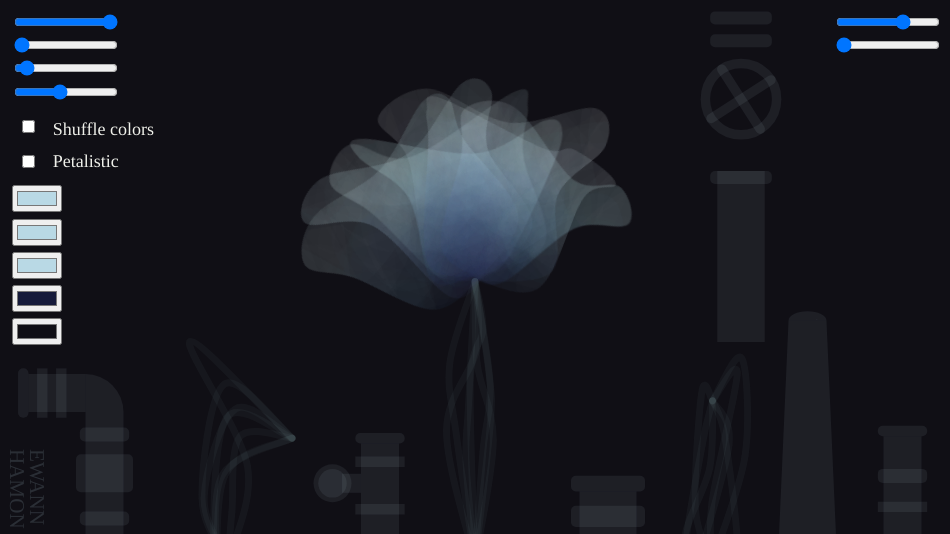
Frame 1 (no input)
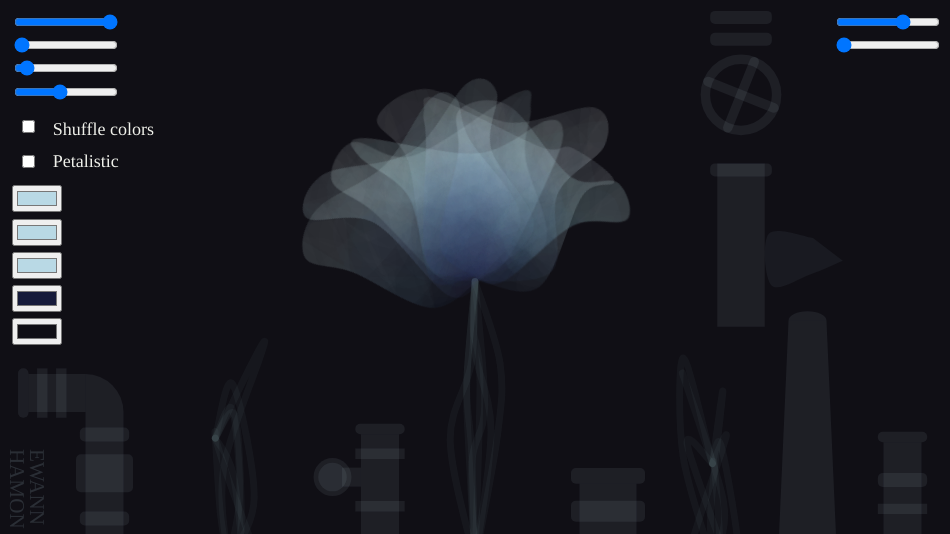
Frame 60 (no input)
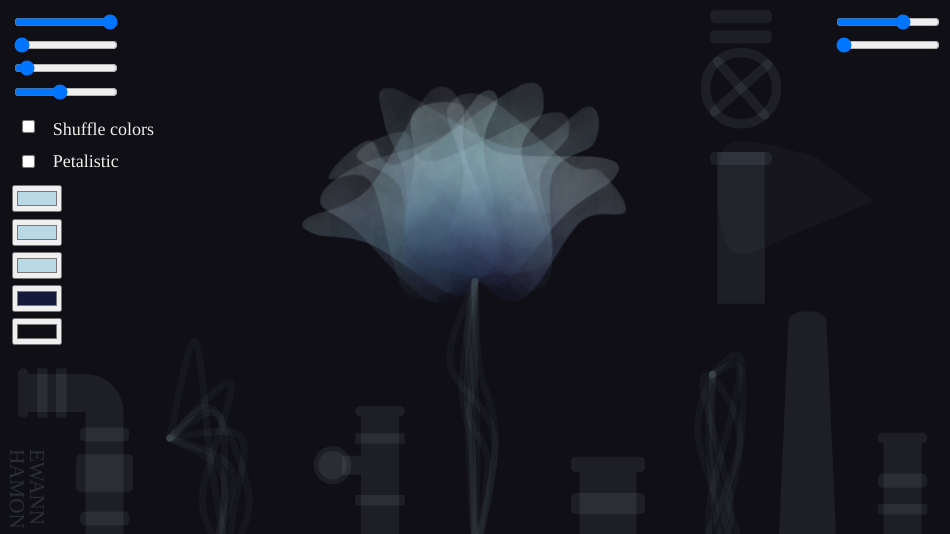
Frame 120 (the mouse pressed at the canvas centre since frame 60)

The p5.js sketch that drew these frames (run headless with seeded random() and noise() and a simulated clock; from frame 60 on, the mouse is pressed at the canvas centre):

// p5.js sketch
// ── sketch.js
// Define my constants
const screen_width = 950
const screen_height = screen_width*9/16
const default_minimum_opacity = 0;
const default_maximum_opacity = 3;
const default_petals_count = 7; 
const default_spots_count = 10;

// Declare my mains varialbes
var colors;
var shades_mask;
var petal_mask; 
var shape_image;
var petal_image;
var time=0;


function setup() {
  // Create all the canvas
  pixelDensity(1)
  createCanvas(screen_width, screen_height);
  shades_mask = createGraphics(screen_width, screen_height);
  petal_mask = createGraphics(screen_width,screen_height)
  shades_mask.noStroke();
  
  // Set up the UX elements -> sliders, fonts, colors
  setUpUx()
  
  // Create my main flower
  hyacinthisie = new Flower(screen_width/2,screen_height/2,petals_count_slider.value() );
  hyacinthisie.flourish()
}

function draw() {
  // Clear the background
  background(color_picker_bg.color());
  
  // Draw my texts
  displayTexts()
  
  // Display the flower, and its context
  hyacinthisie.draw(eye_checkbox.checked())
  
  time += 0.1;
}

function update(){
  hyacinthisie.resetAngle()
  for (let i=0;i<hyacinthisie.petals_count;i+=1){
    hyacinthisie.petals[i].update()
  }
}

// ── bucolicus.js
///--- Petal generation ---///

function dyePetal(h){
  //=- Draw spots "mini petals" on a big petal -=//
  // Use interpolated colors, and assign random
  // locations to the spots. Furthermore, create each
  // spot with random shape (random points bound by cubic curves)
  
  // Defining my variables
  let length; // Radii of the spots
  let sides = 5; // Amount of sides of the spots
  
  let splash_color; // Bilinearly interpolated color of the spots
  
  let strength; // Iterations of applying spots
  let nx = spots_count_slider.value() // Amount of spots per petal on x axis
  let ny = spots_count_slider.value() // Amount of spots per petal on y axis
  
  shades_mask.clear()
  
  ///--- Apply the spots ---///
  
  // Loop on each x and y coordinate of the grid, draw nx*ny spots on the petal
  for (let x=h/nx;x<=2*h;x+=2*h/nx){
  for (let y=h/(2*nx);y<=h;y+=h/ny){
      
  // Get bilinear interpolation, and shuffle the corner colors if the box is checked
  splash_color = shuffle_checkbox.checked() ? bilinearInterpolation(...rotateMatrix(x,y,h,0,2*h,h/2 ),colors[int(random(0,4))],colors[int(random(0,4))],colors[int(random(0,4))],colors[int(random(0,4))]) : bilinearInterpolation(...rotateMatrix(x,y,h,0,2*h,h/2 ),...colors)
  shades_mask.fill(splash_color)
    
  // Determine the strength of the specific spot 
  strength = int(random(0,strength_slider.value()))
  
  
  
  
  // Create a spot, "strength" times on the location
  for (let d=0;d<=strength;d+=1){
  
  // Begin the shape determination of a single spot
  shades_mask.beginShape();
    
  for (let s=0;s<=sides;s+=1){
    
  length = random(h*nx/30,h*nx/15); // random length
  
  // Basically determines a polygon, with slight random variations on the angle or the length
  shades_mask.curveVertex(x+length*random(-0.1,0.1)+length*cos(2*s*PI/sides),
                          y+length*random(-0.1,0.1)+length*sin(2*s*PI/sides));
  }
  
  // End the shape 
  shades_mask.curveVertex(x+length*random(-0.1,0.1)+length*cos(2*0*PI/sides),
                          y+length*random(-0.1,0.1)+length*sin(2*0*PI/sides));
  
  shades_mask.endShape()
  }
    
  
  }}
}

function sculptPetal(h){
  //=- Create the shape of a petal -=//
  
  // Get a random width for the petal
  var w = random(0.55,0.65)*h;
  
  // Prepare the mask
  petal_mask.clear()
  petal_mask.fill(255,0,0,255)
  
  petal_mask.beginShape()
  
  // Very bottom of the petal
  petal_mask.curveVertex(h,h)
  petal_mask.curveVertex(h,h)
  
  // Right side fluctuations
  petal_mask.curveVertex(h+w*random(0.3,0.7),h-h*random(0,0.1))
  petal_mask.curveVertex(h+w*random(0.5,0.9),h-h*random(0.5,0.7))
  
  // Top right corner
  petal_mask.curveVertex(h+w,h*0.2)
  
  // Center fluctuations
  petal_mask.curveVertex(h+w*random(0.5,1),h-h*random(0.85,1))
  petal_mask.curveVertex(h+w*random(-0.4,0.4),h-h*random(0.7,0.9))
  petal_mask.curveVertex(h-w*random(0.5,1),h-h*random(0.85,1))
  
  // Top left corner
  petal_mask.curveVertex(h-w,h*0.2)
  
  // Left side fluctuations
  petal_mask.curveVertex(h-w*random(0.5,0.9),h-h*random(0.5,0.7))
  petal_mask.curveVertex(h-w*random(0.3,0.7),h-h*random(0,0.1))
  
  // Back to very bottom
  petal_mask.vertex(h,h)
  petal_mask.vertex(h,h)
  petal_mask.endShape()
  

}
 
function bloomPetal(h){
    // Crop into the shades mask, based on petal_mask
    // And get an image from it 
    
    // Extract an image from the shades canva
    petal_image =  shades_mask.get(0,0,h*2,h*1.5)
    // Extract an image from the shape canva
    shape_image = petal_mask.get(0,0,h*2,h*1.5 )
    // Crop
    petal_image.mask(shape_image)
    return petal_image
}

///--- Decor generation ---///

function factory(x,y,w){
  //=- Draw the flue-gas stack -=//
  
  fill(red(colors[0]),green(colors[0]),blue(colors[0]),20)
  noStroke()
  
  // Main shape, a trapeze
  quad(
    x-w,y,
    x-1.5*w,screen_height,
    x+1.5*w,screen_height,
    x+w,y
  )
  
  // 3D effect on the very top
  arc(x,y,2*w,w,PI,0)
}

function pipe(x,y,w,state){
  //=- Draw several pipes -=//
  
  fill(red(colors[0]),green(colors[0]),blue(colors[0]),20)
  noStroke()
  
  // Draw the pipe itself
  rect(
    x-w,y,
    2*w,screen_height-y
  )
  
  // Draw the pipe head
  rect(
    x-w*1.3,y-0.55*w,
    2*w*1.3,0.55*w,
    5,5,5,5
  )
  
  // For pipes 0 to 1, draw a male union
  if (state <2){
      rect(
      x-w*1.3,y+1/3*(screen_height-y),
      2*w*1.3,0.74*w,
      5,5,5,5
      )
  }
  
  // For pipes 0 and 2 draw an other male union
  if (state!=1){
      rect(
      x-w*1.3,y+2/3*(screen_height-y),
      2*w*1.3,0.55*w
      )
  }
  
  // For pipes 2, draw a manometer
  if (state==2){
      // Piece of metal to join manometer to the pipe
      rect(
      x-2*w,y+1/3*(screen_height-y),
      w,w
      )
      
      // Draw inner circle of the manometer
      circle(x-2.5*w,y+1/3*(screen_height-y)+w/2,w*2)
      // Draw outer circle of the manometer
      circle(x-2.5*w,y+1/3*(screen_height-y)+w/2,w*1.5)
  
      // An other male union
      rect(
      x-w*1.3,y+1/7*(screen_height-y),
      2*w*1.3,0.55*w)
      }
}

function faucetted_pipe(x,y,w,angle){
  fill(red(colors[0]),green(colors[0]),blue(colors[0]),20)
  noStroke()
  
  // Main part of the pipe
  rect(
    x-w,y,
    2*w,-y
  )
  
  // Pipe head
  rect(
    x-w*1.3,y,
    2*w*1.3,0.55*w,
    5,5,5,5
  )
  
  // Pipe male unions
  rect(
    x-w*1.3,y/5,
    2*w*1.3,0.55*w,
    5,5,5,5
  )
  rect(
    x-w*1.3,y/15,
    2*w*1.3,0.55*w,
    5,5,5,5
  )
  
  //=- Draw the rotating valve -=// 
  stroke(red(colors[0]),green(colors[0]),blue(colors[0]),20)
  strokeWeight(w*0.4);
  noFill()
  
  // Set the diameter of the valve to three time the width of the pipe
  var d = w*3;
  
  ellipse(x, y*0.58,d,d );
  
  // Draw the cross axis, rotating in respect of time
  line(x+cos(angle)*d/2,y*0.58+sin(angle)*d/2,
       x+cos(angle+PI)*d/2,y*0.58+sin(angle+PI)*d/2)
  line(x+cos(angle+PI/2)*d/2,y*0.58+sin(angle+PI/2)*d/2,
       x+cos(angle+3*PI/2)*d/2,y*0.58+sin(angle+3*PI/2)*d/2)
}

function brocken_pipe(x,y,w){
  fill(red(colors[0]),green(colors[0]),blue(colors[0]),20)
  noStroke()
  
  // Vertical main part
  rect(
    x-w,y+2*w,
    2*w,screen_height-y
  )
  
  // 90° elbow
  arc(x-w,y+2*w,w*4,w*4,-PI/2,0)
  

  // Horizontal main part
  rect(
    x-w*4,y,
    3*w,2*w
  )
  
  // First and little vertical male union
  rect(
    x-w*1.3,y+1/3*(screen_height-y),
    2*w*1.3,0.74*w,
    5,5,5,5
  )
  // Middle and huge vertical male union
  rect(
    x-w*1.5,y+1/2*(screen_height-y),
    2*w*1.5,2*w,
    5,5,5,5
  )
  // Last and little vertical male union
  rect(
    x-w*1.3,y+6/7*(screen_height-y),
    2*w*1.3,0.74*w,
    5,5,5,5
  )
  
  // Horizontal pipe head
  rect(x-w*4.55,y-0.3*w,
       w*0.55,2.6*w,
       5,5,5,5
      )
  
  // Horizontals pipe male unions
  rect(x-w*3.55,y-0.3*w,
       w*0.55,2.6*w

      )
  rect(x-w*2.55,y-0.3*w,
       w*0.55,2.6*w

      )
}

///--- Classes ---///

class Cloud{
  constructor(x,y){
    // Current position of the cloud
    this.x = x;
    this.y = y;
    // Spawning position of the cloud
    this.initial_x = x;
    this.initial_y = y;
    // Size of the cloud
    this.scaling = 0;
    
    // Relative to the shape
    this.sides = 5;
    this.lengths = [];
    for(let s=0;s<this.sides;s++){
      this.lengths.push(random(20,80));
    }
  }
  
  update(){
    // Make the cloud bigger
    this.scaling += 0.01;
    
    // Make it go up
    this.y -= 1
    // Jiggle wiggle 
    this.x = this.initial_x + screen_width*0.01*cos(time*0.3)
    
    // Catch it if it is too high 
    if (this.y < 0){
      this.x = this.initial_x;
      this.y = this.initial_y;
      this.scaling = 0;
    }
  }
  
  draw(){
    // Set its color as the common one 
    noStroke()
    fill(red(colors[0]),green(colors[0]),blue(colors[0]),max(0,20-this.scaling*10))
    
    // Create its shape
    beginShape()
    
    // Anchor point
    curveVertex(this.x+this.scaling*this.lengths[0]*cos(2*0*PI/this.sides),
                this.y+this.scaling*this.lengths[0]*sin(2*0*PI/this.sides));
    
    // Polygon slightly randomised, curved by the cubic curves
    for (let s=0;s<this.sides;s++){
    curveVertex(this.x+this.scaling*this.lengths[s]*cos(2*s*PI/this.sides),
                this.y+this.scaling*this.lengths[s]*sin(2*s*PI/this.sides));
    }
    
    // Anchor point
    curveVertex(this.x+this.scaling*this.lengths[this.sides-1]*cos(2*(this.sides-1)*PI/this.sides),
                this.y+this.scaling*this.lengths[this.sides-1]*sin(2*(this.sides-1)*PI/this.sides));

    endShape()  
  }
}

class Petal{
  constructor(h){
    // Height of the petal
    this.h = h;
    // Orientation of the petal
    this.offset = random(-PI/20,PI/25)
    // Generate itself
    this.update()
   
  }
  update(){
    // Define the shape
    sculptPetal(this.h)
    // Apply the colors
    dyePetal(this.h)
    // Get the image
    this.raw_image = bloomPetal(this.h)
  }
}

class Flower{
  constructor(x,y,p_count){
    // Position of the flower
    this.x = x 
    this.y = y
    // Openness of the flower
    this.blossomness = 4
    // Spreadness of the flower
    this.excentricity = 35
    
    this.angle_offset = random(0,2*PI)
    this.petals_count = p_count;
    this.size_range = [0.1714*screen_width,0.2*screen_width];
    
    this.createContext()
  }
  flourish(){
    // Create the petals 
    this.petals = [];
    // Append a newly born petal to the list
    for (let i=0;i<this.petals_count;i+=1){
      this.petals.push(new Petal(random(...this.size_range)))
    }
  }
  stemish(){
    // Generate random parameters for the stems
    let stemish_list = [];
    for (let i=0;i<this.stems_count;i++){
      stemish_list.push(
      [random(0.5,0.8), // first node speed
       random(0.5,0.8), // second node speed 
       random(0,2*PI), // first node time offset 
       random(0,2*PI), // second node time offset
       random(50,150), // first node y offset
       random(50,100), // second node y offset 
       random(-40,40), // first node x offset 
       random(-40,40)  //second node x offset
      ])
    }
    return stemish_list
  }
  createContext(){

    
    this.clouds_top_eye = [
                  new Cloud(screen_width*0.80,screen_height*0.6),
                  new Cloud(screen_width*0.25,screen_height*0.75),
                  new Cloud(screen_width*0.90,screen_height*0.85)]
    
    this.cloud_side_eye = new Cloud(screen_width*0.85,screen_height*0.6)
    
    this.stems_count = 7;
    this.stems = this.stemish()
    this.dead_stems = [this.stemish(),this.stemish()]
    this.dead_stems_utility = [[screen_width*0.24,screen_height*0.82,screen_height*0.12,0],
                              [screen_width*0.75,screen_height*0.75,0,screen_height*0.12]]
    
  }
  drawPetals(){
    // Draw the petals from the top view
    imageMode(CENTER)
    let angle;
    for (let i=0;i<this.petals_count;i+=1){
        // Get the angle of the petal, trust me
        angle = i*2*PI/this.petals_count+this.petals[i].offset+this.angle_offset+time/20;
        push()
        // Move the canva
        translate(this.x+0.075*screen_width*cos(angle),this.y+0.075*screen_width*sin(angle))//60
        rotate(angle+PI/2)
        // Blit the image of the petal at the right location
        image(this.petals[i].raw_image, 0,0 );
        pop()
    }
  }
  drawPistils(){
    // Draw the petals from the side view
    imageMode(CENTER)
    let angle;
     for (let i=0;i<this.petals_count;i+=1){
        // Get the orientation of the petal, with respect to blossomness
        angle = PI/(this.blossomness*(1+0.1*cos(time*0.2))) + i*(PI-2*PI/(this.blossomness*(1+0.1*cos(time*0.2))))/this.petals_count+PI;
        push()
        // Move the canva
        translate(this.x+0.001*this.excentricity*screen_width*cos(angle),
                  this.y+0.001*this.excentricity*screen_width*sin(angle))
        rotate(angle+PI/2)
        // Blit the image of the petal at the right location
        image(this.petals[i].raw_image, 0,0 );
        pop()
    }
  
  }
  drawStem(){
    // Set the color as the color of the petal
    stroke(red(colors[0]),green(colors[0]),blue(colors[0]),10)
    strokeWeight(7)
    noFill()
    
    // Draw severals cords
    for (let i=0;i<this.stems_count;i+=1){
    beginShape()
    // Adjut the y position so the anchor point of the stem is well placed
    curveVertex(this.x,this.y-this.excentricity*0.001*screen_width+0.05*screen_width)
    curveVertex(this.x,this.y-this.excentricity*0.001*screen_width+0.05*screen_width)
    // Moving points, see above for explainations
    curveVertex(this.x+this.stems[i][6]*cos(time*this.stems[i][0]+this.stems[i][2]),
                this.y+this.stems[i][4])
    curveVertex(this.x+this.stems[i][7]*cos(time*this.stems[i][1]+this.stems[i][3]),
                this.y+this.stems[i][4]+this.stems[i][5])
    // Second anchor point, on the floor (a little bit below)
    curveVertex(this.x,1.05*screen_height)
    curveVertex(this.x,1.05*screen_height)
    endShape()
    }
  }
  drawDeadStems(){
    stroke(red(colors[0]),green(colors[0]),blue(colors[0]),10)
    strokeWeight(7)
    noFill()
    
    // Draw  severals cords
    for (let j=0;j<2;j++){
    for (let i=0;i<this.stems_count;i+=1){
    beginShape()
    // Adjut the y position so the anchor point of the stem is well placed
    curveVertex(this.dead_stems_utility[j][0]+this.dead_stems_utility[j][2]*cos(time*0.3),
                this.dead_stems_utility[j][1]+this.dead_stems_utility[j][3]*sin(time*0.3))
    curveVertex(this.dead_stems_utility[j][0]+this.dead_stems_utility[j][2]*cos(time*0.3),
                this.dead_stems_utility[j][1]+this.dead_stems_utility[j][3]*sin(time*0.3))
    // Moving points, see above for explainations
    curveVertex(this.dead_stems_utility[j][0]+this.dead_stems[j][i][6]*cos(time*this.dead_stems[j][i][0]+this.dead_stems[j][i][2]),
                this.y+1.4*this.dead_stems[j][i][4])
    curveVertex(this.dead_stems_utility[j][0]+this.dead_stems[j][i][7]*cos(time*this.dead_stems[j][i][1]+this.dead_stems[j][i][3]),
                this.y+1.4*(this.dead_stems[j][i][4]+this.dead_stems[j][i][5]))
    // Second anchor point, on the floor (a little bit below)
    curveVertex(this.dead_stems_utility[j][0],1.05*screen_height)
    curveVertex(this.dead_stems_utility[j][0],1.05*screen_height)
    endShape()
    }}
  }
  drawTopViewContext(){
    // Draw and update the clouds 
    for (const cloud_object of this.clouds_top_eye){
      cloud_object.update()
      cloud_object.draw()
    }
    
    // Draw all sorts of pipes
    pipe(screen_width*0.80,
         screen_height*(0.6+0.05*sin(1.527+time*0.2)),
         screen_width*0.02,
         2)
    pipe(screen_width*0.25,
         screen_height*(0.75+0.03*sin(0.57+time*0.1)),
         screen_width*0.02,
         0)
    pipe(screen_width*0.90,
         screen_height*(0.85+0.03*sin(0.57+time*0.1)),
         screen_width*0.02,
         0)
    
    brocken_pipe(screen_width*0.11,
                 screen_height*0.7,
                 screen_width*0.02);
    }
  drawSideViewContext(){
    // Draw and update the single cloud from the flue-gas stack
    this.cloud_side_eye.update()
    this.cloud_side_eye.draw()
    
    // Draw the flue-gas stack itself
    factory(screen_width*0.85,screen_height*0.6,screen_width*0.02)
    
    // Draw all sorts of pipes
    pipe(screen_width*0.95,
         screen_height*(0.8+0.03*sin(0.57+time*0.1)),
         screen_width*0.02,
         0)
    pipe(screen_width*0.64,
         screen_height*(0.9+0.02*cos(0.124+time*0.2)),
         screen_width*0.03,
         1)
    pipe(screen_width*0.40,
         screen_height*(0.8+0.03*sin(1.527+time*0.2)),
         screen_width*0.02,
         2)
    
    faucetted_pipe(screen_width*0.78,
                   screen_height*(0.3+0.02*cos(0.1+time*0.2)),
                   screen_width*0.025,
                   cos(time*0.2))
    
    brocken_pipe(screen_width*0.11,
                 screen_height*0.7,
                 screen_width*0.02);
    
    // Draw the dancing stems
    this.drawDeadStems()
  }
  draw(type){
    if (type){
      this.drawTopViewContext()
      this.drawPetals()
    }
    else {
      this.drawSideViewContext()
      this.drawStem()
      this.drawPistils()
    }
  }
  resetAngle(){
    this.angle_offset = 0
  }
}
// ── nerds.js
function bilinearInterpolation(x,y,col1,col2,col3,col4){
  // Apply bilinear interpolation to colors components, taking 4 colors 
  // Return the color with the opacity randomly taken in the range defined by the sliders
  var red_component = 
                      red(col1)*(1-x)*(1-y)+
                      red(col2)*x*(1-y)+
                      red(col3)*(1-x)*(y)+
                      red(col4)*x*y;
  var green_component =
                      green(col1)*(1-x)*(1-y)+
                      green(col2)*(x)*(1-y)+
                      green(col3)*(1-x)*(y)+
                      green(col4)*x*y;
  var blue_component = 
                      blue(col1)*(1-x)*(1-y)+
                      blue(col2)*x*(1-y)+
                      blue(col3)*(1-x)*(y)+
                      blue(col4)*x*y;
  
  return color(red_component,green_component,blue_component,random(minop_slider.value(),maxop_slider.value()))
}

function rotateMatrix(x,y,x0,y0,xf,yf){ 
 // this matrix applied to x and y, taking as parameters X0 and Xf,
 // Turns a rhombus / diamond into a square of coords 0,0
 dy  = yf - y0
 dx = xf-x0
 k = dy/dx 

 return [0.5*((x-x0)/dx+(y-y0)/dy),0.5*(-(x-x0)/dx+(y-y0)/dy)]
}

// ── style.css
html, body {
  margin: 0;
  padding: 0;

}
canvas {
  display: block;
}
input[type="color"] {
  -webkit-appearance: none;
  -moz-appearance: none;
  appearance: none;
  background-color:transparent;
  padding:0;
  border:none;
  cursor: pointer;
  height:30px;

}

input[type="color"]::-webkit-color-swatch {
    border-radius: 15%;
    border-color:transparent;
    
    
}
input[type="color"]::-moz-color-swatch {
  border-radius: 15%;
  border: none;
}

input[type="range"] {

  accent-color:#333B79;
}

label {
    color:white;
    font-family: Consolas, Baskerville, 'Segoe UI', sans-serif;
}

input[type=checkbox] {
    accent-color:#333B79;
    transform: scale(2);
    background:transparent;
}
// ── ux.js
///--- Create the UX elements ---///

function createColorPickers(){
  //-  Create all the color pickers required -//
  
  // Left color
  color_picker_1 = createColorPicker(colors[0]);
  color_picker_1.position(0.012345*screen_width, 0.195*screen_width);
  color_picker_1.input(updateShades)
  
  // Top color
  color_picker_2 = createColorPicker(colors[1]);
  color_picker_2.position(0.012345*screen_width, (0.195+0.035)*screen_width);
  color_picker_2.input(updateShades)
  
  // Bottom color
  color_picker_3 = createColorPicker(colors[2]);
  color_picker_3.position(0.012345*screen_width, (0.195+0.035*2)*screen_width);
  color_picker_3.input(updateShades)
  
  // Right color
  color_picker_4 = createColorPicker(colors[3]);
  color_picker_4.position(0.012345*screen_width, (0.195+0.035*3)*screen_width);
  color_picker_4.input(updateShades)
  
  // Background color
  color_picker_bg = createColorPicker(color(16,15,21));
  color_picker_bg.position(0.012345*screen_width, (0.195+0.035*4)*screen_width);
  color_picker_bg.input(updateBackgroundColor)

}

function createSliders(){
  //-- Create the sliders --//
  
  // Slider for spoticity of the petal 
  spots_count_slider = createSlider(1, 10 , default_spots_count,1);
  spots_count_slider.position(0.012345*screen_width, (0.012345)*screen_width);
  spots_count_slider.size(0.11*screen_width);
  spots_count_slider.input(updateWholeFlower)
  
  // Slider for the minimum opacity 
  minop_slider = createSlider(0, 50 , default_minimum_opacity,1);
  minop_slider.position(0.012345*screen_width,(0.012345+0.0246)*screen_width);
  minop_slider.size(0.11*screen_width);
  minop_slider.input(update)
  
  // Slider for the maximum opacity 
  maxop_slider = createSlider(0, 50 , default_maximum_opacity,1);
  maxop_slider.position(0.012345*screen_width, (0.012345+2*0.0246)*screen_width);
  maxop_slider.size(0.11*screen_width);
  maxop_slider.input(update)
  
  // Slider for the amount of petals 
  petals_count_slider = createSlider(1, 15 , default_petals_count,1);
  petals_count_slider.position(0.012345*screen_width, (0.012345+3*0.0246)*screen_width);
  petals_count_slider.size(0.11*screen_width);
  petals_count_slider.input(updateWholeFlower)
  
  // Slider for the blossomness 
  blossomness_slider = createSlider(2, 5 ,4,0.01);
  blossomness_slider.position(screen_width-0.012345*screen_width-0.11*screen_width, 0.012345*screen_width);
  blossomness_slider.size(0.11*screen_width);
  blossomness_slider.input(updateTopEye)


  // Slider for the excentricity 
  excentricity_slider = createSlider(35, 90 , 35, 0.5);
  excentricity_slider.position(screen_width-0.012345*screen_width-0.11*screen_width, (0.012345+0.0246)*screen_width);
  excentricity_slider.size(0.11*screen_width);
  excentricity_slider.input(updateTopEye)

  
  // Slider for the  strength
  strength_slider = createSlider(1, 13 , 1,1);
  strength_slider.position(0.012345*screen_width, 500);
  strength_slider.size(0.11*screen_width);
  strength_slider.input(update)
  strength_slider.hide()
  
}

function createCheckBoxes(){
  // Turn on or off the colors shuffling of the petal
  shuffle_checkbox = createCheckbox('', false);
  shuffle_checkbox.position(0.0185175*screen_width, 0.12345*screen_width);
  
  // Petalistic checkbox, change pov 
  eye_checkbox = createCheckbox('',false)
  eye_checkbox.position(0.0185175*screen_width, 0.16*screen_width);
  eye_checkbox.input(switchGUI)
}

function setUpColorsFonts(){
  background_color = color(16,15,21)
  text_color = color(255-red(background_color),255-green(background_color),255-blue(background_color))
  colors = [color(185,217,229),color(185,217,229),color(185,217,229), color(21,26,58)];
  
  
  textFont('Bahnschrift');
}

function setUpUx(){
  setUpColorsFonts()
  createCheckBoxes()
  createSliders()
  createColorPickers()
}  


///--- Functions for the sliders inputs ---///

function switchGUI(){
  // Set blossomness and excentricity sliders to hidden 
  // If the view is from top (eye_checkbox is true)
  // Because those sliders aren't used
  
  if (eye_checkbox.checked()){
    blossomness_slider.hide();
    excentricity_slider.hide()
  }
  else{
    blossomness_slider.show();
    excentricity_slider.show()
  }
}

function updateShades(){
  // Update each color selection
  colors[0] = color_picker_1.color()
  colors[1] = color_picker_2.color()
  colors[2] = color_picker_3.color()
  colors[3] = color_picker_4.color()

}

function updateWholeFlower(){
  // Assign the new petals count, 
  // and regenerate the petals.
  hyacinthisie.petals_count = petals_count_slider.value()
  hyacinthisie.flourish()
}

function updateBackgroundColor(){
  // Change the background color to the slider's one
  background_color = color_picker_bg.color()
  
  // If the background color is too light, change the font color 
  // And vice-versa
  var mean = (red(background_color)+green(background_color)+blue(background_color))/3
  text_color = mean<127 ? color(255):color(0)

}

function updateTopEye(){
  // Update the two top right sliders
  hyacinthisie.blossomness = blossomness_slider.value()
  hyacinthisie.excentricity = excentricity_slider.value()
}

///--- Carrying events ---///

function keyPressed() {
  // If any key is pressed, recreate the petals
  
  for (let i=0;i<hyacinthisie.petals_count;i+=1){
    hyacinthisie.petals[i].update()
  }
  hyacinthisie.resetAngle()
}

function mousePressed(){
  // If any mouse button is clicked, recreate the petals
  for (let i=0;i<hyacinthisie.petals_count;i+=1){
    hyacinthisie.petals[i].update()
  }
  hyacinthisie.resetAngle()
}

///--- Draw the UX elements ---///

function displayTexts(){
    // Set font values as expected ones
    noStroke()
    fill(text_color)
    textSize(int(0.019*screen_width))
  
    // Sliders and checkboxes texts 
    text("Petalness : "+str(spots_count_slider.value()),spots_count_slider.x+1.2*spots_count_slider.width,spots_count_slider.y+0.9*spots_count_slider.height)
    text("Minimum opacity : "+str(minop_slider.value()),minop_slider.x+1.2*minop_slider.width,minop_slider.y+0.9*minop_slider.height)
    text("Maximum opacity : "+str(maxop_slider.value()),maxop_slider.x+1.2*maxop_slider.width,maxop_slider.y+0.9*maxop_slider.height)
    text("Petals count : "+str(petals_count_slider.value()),petals_count_slider.x+1.2*petals_count_slider.width,petals_count_slider.y+0.9*petals_count_slider.height)
    text("Shuffle colors",3*0.0185175*screen_width,1.15*0.12345*screen_width)
    text("Petalistic",3*0.0185175*screen_width,1.1*0.16*screen_width)
    
    // Draw me 
    displaySignature()
}

function displaySignature(){
    fill(red(colors[0]),green(colors[0]),blue(colors[0]),40)
    textSize(screen_width/45)
  
    // Forced to push, cause i'll rotate
    push() 
    translate(screen_width*0.01, screen_height*0.84);
    rotate(PI/2);
    text("HAMON", 0, 0);
    text("EWANN", 0,-20);
    pop()

}
